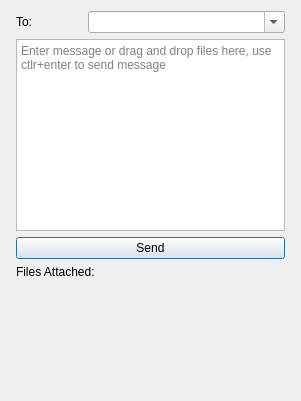
<?xml version="1.0" encoding="UTF-8"?>
<ui version="4.0">
 <class>Dialog</class>
 <widget class="QDialog" name="Dialog">
  <property name="geometry">
   <rect>
    <x>0</x>
    <y>0</y>
    <width>301</width>
    <height>401</height>
   </rect>
  </property>
  <property name="sizePolicy">
   <sizepolicy hsizetype="Preferred" vsizetype="MinimumExpanding">
    <horstretch>0</horstretch>
    <verstretch>5</verstretch>
   </sizepolicy>
  </property>
  <property name="minimumSize">
   <size>
    <width>301</width>
    <height>401</height>
   </size>
  </property>
  <property name="maximumSize">
   <size>
    <width>313</width>
    <height>401</height>
   </size>
  </property>
  <property name="sizeIncrement">
   <size>
    <width>0</width>
    <height>5</height>
   </size>
  </property>
  <property name="contextMenuPolicy">
   <enum>Qt::PreventContextMenu</enum>
  </property>
  <property name="windowTitle">
   <string>Send Message</string>
  </property>
  <layout class="QVBoxLayout" name="verticalLayout">
   <item>
    <layout class="QHBoxLayout" name="llayout">
     <property name="spacing">
      <number>0</number>
     </property>
     <property name="sizeConstraint">
      <enum>QLayout::SetNoConstraint</enum>
     </property>
     <property name="topMargin">
      <number>0</number>
     </property>
     <property name="bottomMargin">
      <number>0</number>
     </property>
    </layout>
   </item>
   <item>
    <layout class="QVBoxLayout" name="vlayout" stretch="0,0,8,0,0">
     <property name="sizeConstraint">
      <enum>QLayout::SetMaximumSize</enum>
     </property>
     <property name="leftMargin">
      <number>5</number>
     </property>
     <property name="topMargin">
      <number>0</number>
     </property>
     <property name="rightMargin">
      <number>5</number>
     </property>
     <property name="bottomMargin">
      <number>5</number>
     </property>
     <item>
      <layout class="QHBoxLayout" name="hlayout" stretch="1,3">
       <item>
        <widget class="QLabel" name="options_label">
         <property name="text">
          <string>To:</string>
         </property>
        </widget>
       </item>
       <item>
        <widget class="QComboBox" name="options_combo">
         <property name="acceptDrops">
          <bool>true</bool>
         </property>
         <property name="editable">
          <bool>true</bool>
         </property>
        </widget>
       </item>
      </layout>
     </item>
     <item>
      <widget class="QTextEdit" name="message_edit">
       <property name="placeholderText">
        <string>Enter message or drag and drop files here, use ctlr+enter to send message</string>
       </property>
      </widget>
     </item>
     <item>
      <widget class="QPushButton" name="send_button">
       <property name="text">
        <string>Send</string>
       </property>
       <property name="default">
        <bool>true</bool>
       </property>
      </widget>
     </item>
     <item>
      <widget class="QLabel" name="pathLabel">
       <property name="text">
        <string>Files Attached:</string>
       </property>
      </widget>
     </item>
     <item>
      <widget class="QLabel" name="listView">
       <property name="sizePolicy">
        <sizepolicy hsizetype="Preferred" vsizetype="Expanding">
         <horstretch>0</horstretch>
         <verstretch>5</verstretch>
        </sizepolicy>
       </property>
       <property name="minimumSize">
        <size>
         <width>0</width>
         <height>0</height>
        </size>
       </property>
       <property name="sizeIncrement">
        <size>
         <width>0</width>
         <height>3</height>
        </size>
       </property>
       <property name="contextMenuPolicy">
        <enum>Qt::PreventContextMenu</enum>
       </property>
       <property name="autoFillBackground">
        <bool>true</bool>
       </property>
       <property name="text">
        <string/>
       </property>
       <property name="wordWrap">
        <bool>true</bool>
       </property>
      </widget>
     </item>
    </layout>
   </item>
  </layout>
 </widget>
 <resources/>
 <connections/>
</ui>
